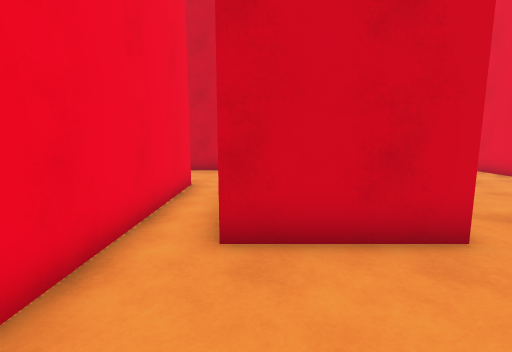
view 1 (above)

21 first-person views from a walk through a 3-D level made in the Unity game engine. The camera is 1.4 m above the floor, tilts 8° down and sees 85° across. The floor is counted in squares, 1 m on a side. Each view is taken from the middle of a square. On the plan, view 1 faces up. The plan holds only what a view shows up to about 14 squares ahead; the rest is blank. The place goes on beyond the plan. Surface patterns are stand-ins for the level's own textures.

view 2
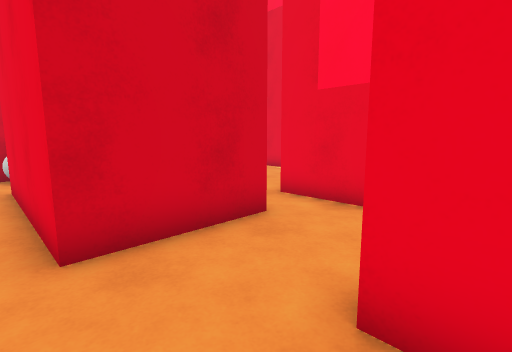

view 3
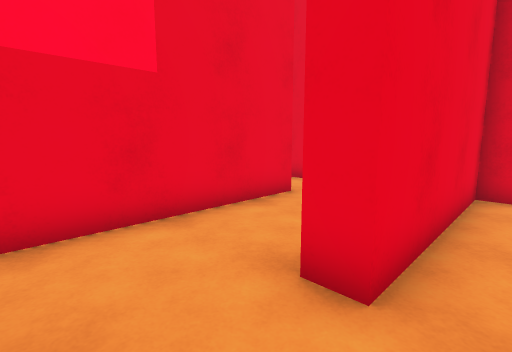

view 4
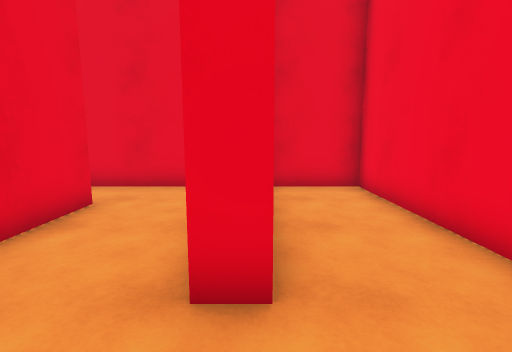

view 5
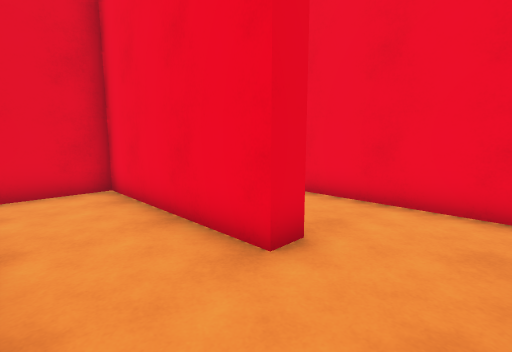

view 6
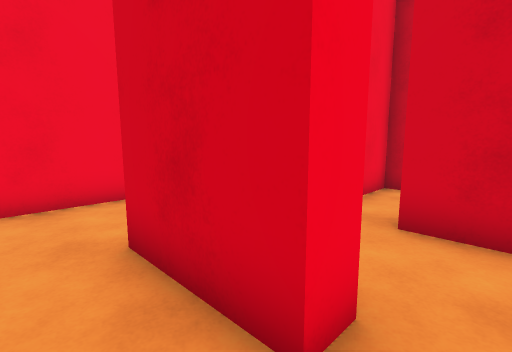

view 7
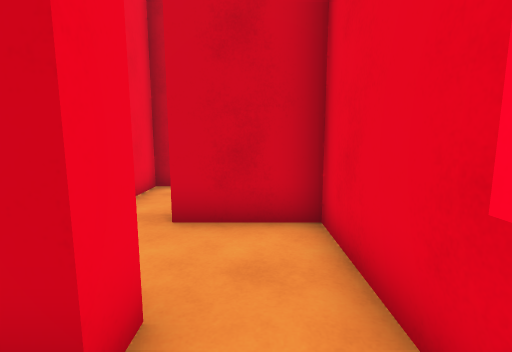

view 8
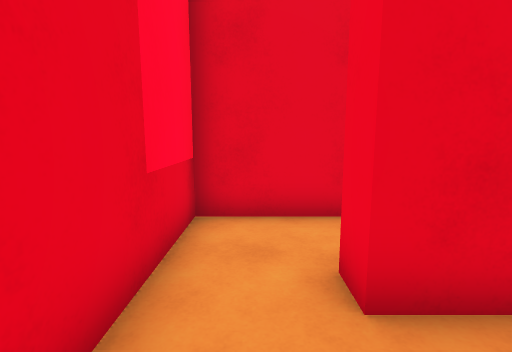

view 9
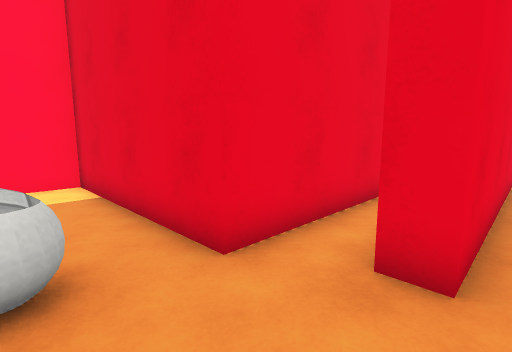

view 10
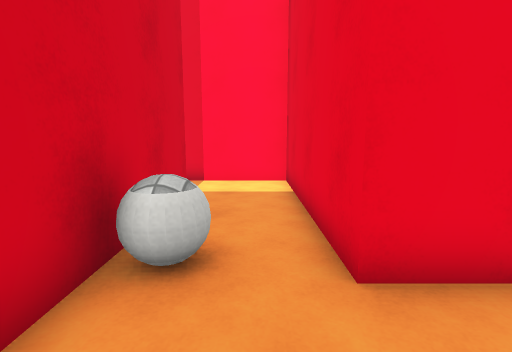

view 11
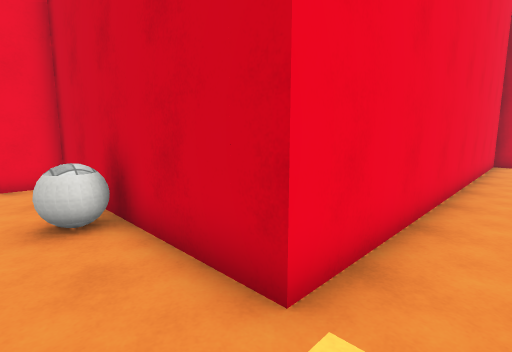

view 12
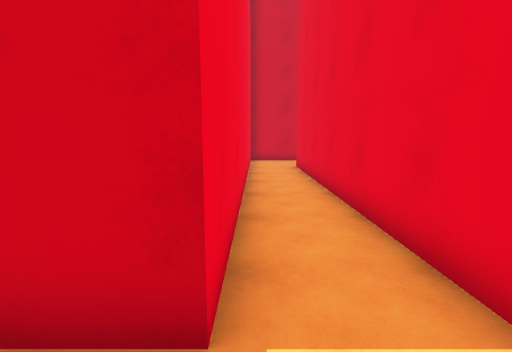

view 13
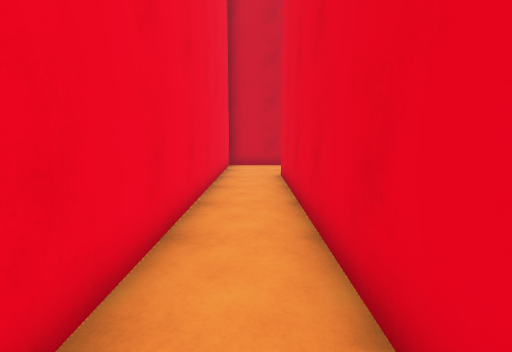

view 14
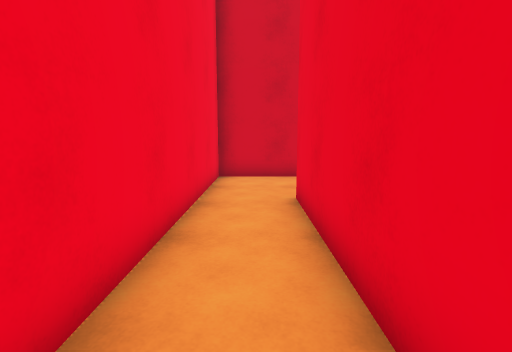

view 15
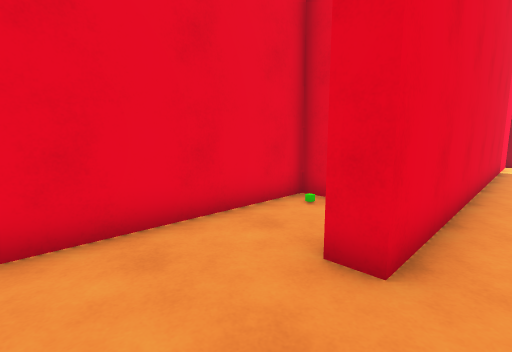

view 16
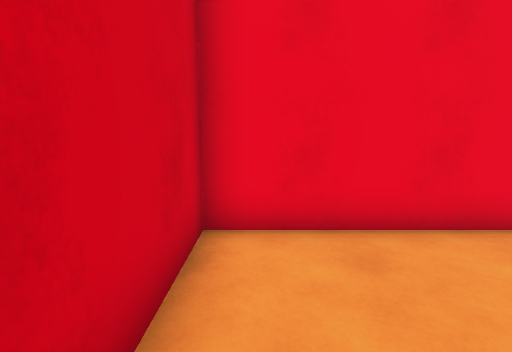

view 17
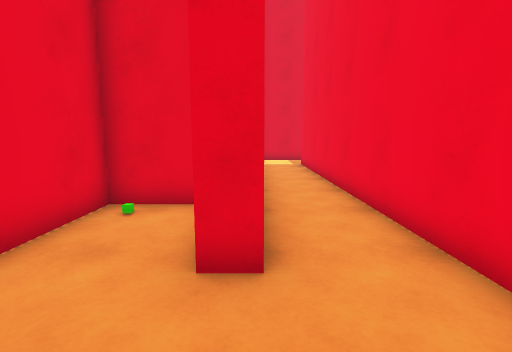

view 18
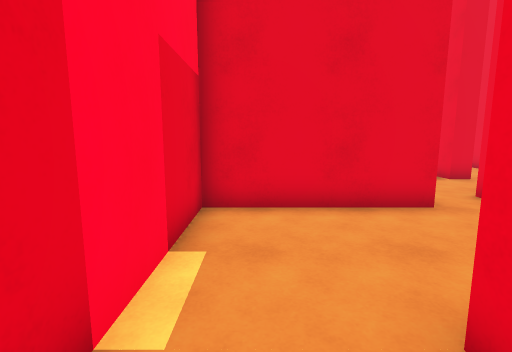

view 19
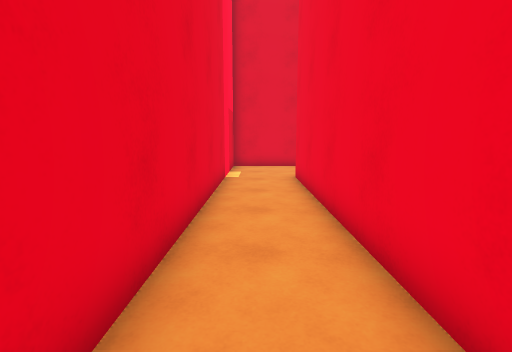

view 20
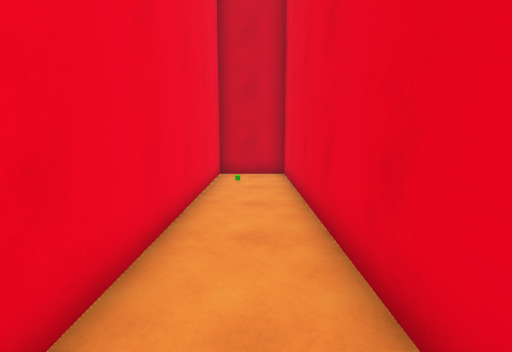

view 21
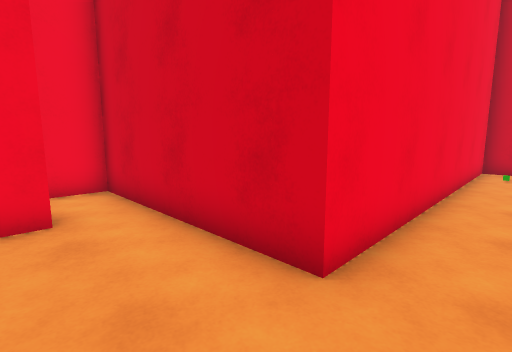

### Floor plan
Points are (right, up) in squares from view 1. A wall is a line through its corners. A room is listed if a view was taken in it or the views show most of it. See-through windows are left out.
Room 1 (views 1, 2, 3, 4, 5, 6, 7)
walls: (2.9, 3.5) (-0.5, 3.5) (-0.5, 9); (7.1, -2) (7.1, -2.7) (4.4, -2.7) (4.4, 4.6); (-1.9, 8.2) (-1.9, -4.8) (0.9, -4.8) (0.9, 0.8) (1.6, 0.8) (1.6, -4.8) (9.1, -4.8) (9.1, -1.4)
ways out: opening at (8, -2.5) to room 2; opening at (-1, 9) to room 3; opening at (4, 4) to room 5
Room 2 (view 8)
walls: (9.1, -1.4) (9.1, 0.5) (7.4, 0.5)
ways out: opening at (8, -2.5) to room 1; opening at (7, -0.5) to room 6
Room 3 (views 9, 10, 11, 12, 13, 14)
walls: (-0.5, 9) (5.9, 9) (5.9, 23.3); (-2.6, 8.2) (-1.9, 8.2); (3.7, 23.6) (3.7, 11.7) (-4.3, 11.7) (-4.3, 10.2)
ways out: opening at (-1, 9) to room 1; opening at (5, 23) to room 4; opening at (-3, 8)
objects: ball (0, 11)
Room 4 (views 15, 16, 17)
walls: (5.9, 23.3) (6.6, 23.3); (7.2, 20.3) (9.1, 20.3) (9.1, 26.8) (3.7, 26.8) (3.7, 23.6)
ways out: opening at (5, 23) to room 3
Room 5 (views 18, 19, 20, 21)
walls: (2.8, 6.8) (2.8, 6.1); (4.4, 4.6) (9.1, 4.6) (9.1, 19.6) (6.6, 19.6) (6.6, 8.3) (0.2, 8.3)
ways out: opening at (4, 4) to room 1
Room 6 (no view inside)
walls: (7.4, 0.5) (6.5, 0.5); (5.9, -2) (7.1, -2)
ways out: opening at (7, -0.5) to room 2; opening at (6, 1)

Positions as (right, up) in squares from view 1, and headings:
1: (0, 0), facing up
2: (-1, 0), facing up-right
3: (0, 3), facing down-right
4: (1, 3), facing down
5: (4, 3), facing down-left
6: (8, -4), facing up-left
7: (8, -4), facing up
8: (8, 0), facing down
9: (-3, 11), facing down-right
10: (-3, 10), facing right
11: (5, 10), facing up-left
12: (4, 10), facing up
13: (5, 13), facing up
14: (5, 17), facing up
15: (5, 26), facing down-right
16: (5, 26), facing right
17: (6, 26), facing down
18: (8, 10), facing down
19: (8, 18), facing down
20: (8, 9), facing up
21: (8, 6), facing up-left
